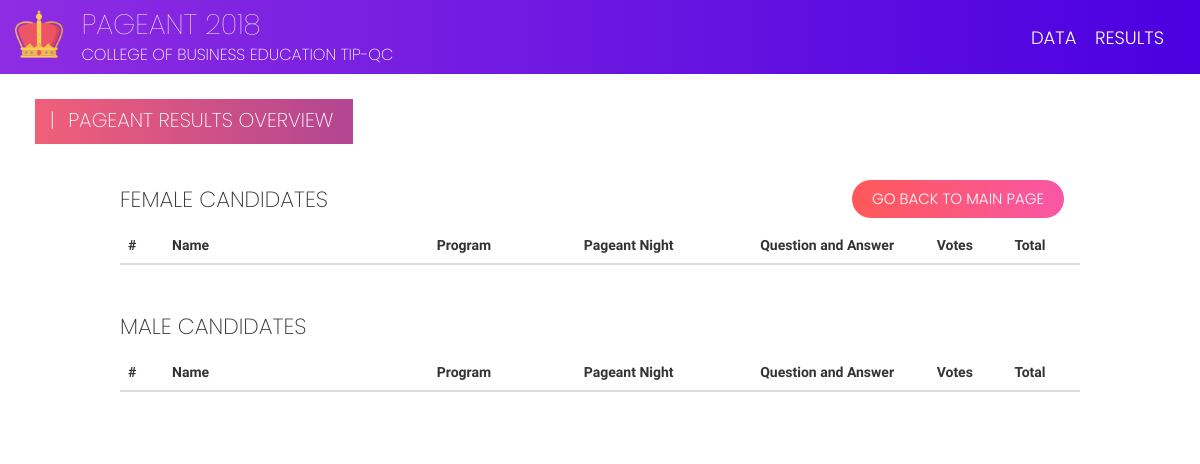
Page /candidates/pageant_result_overview/ (signed in) on the earlier database version.
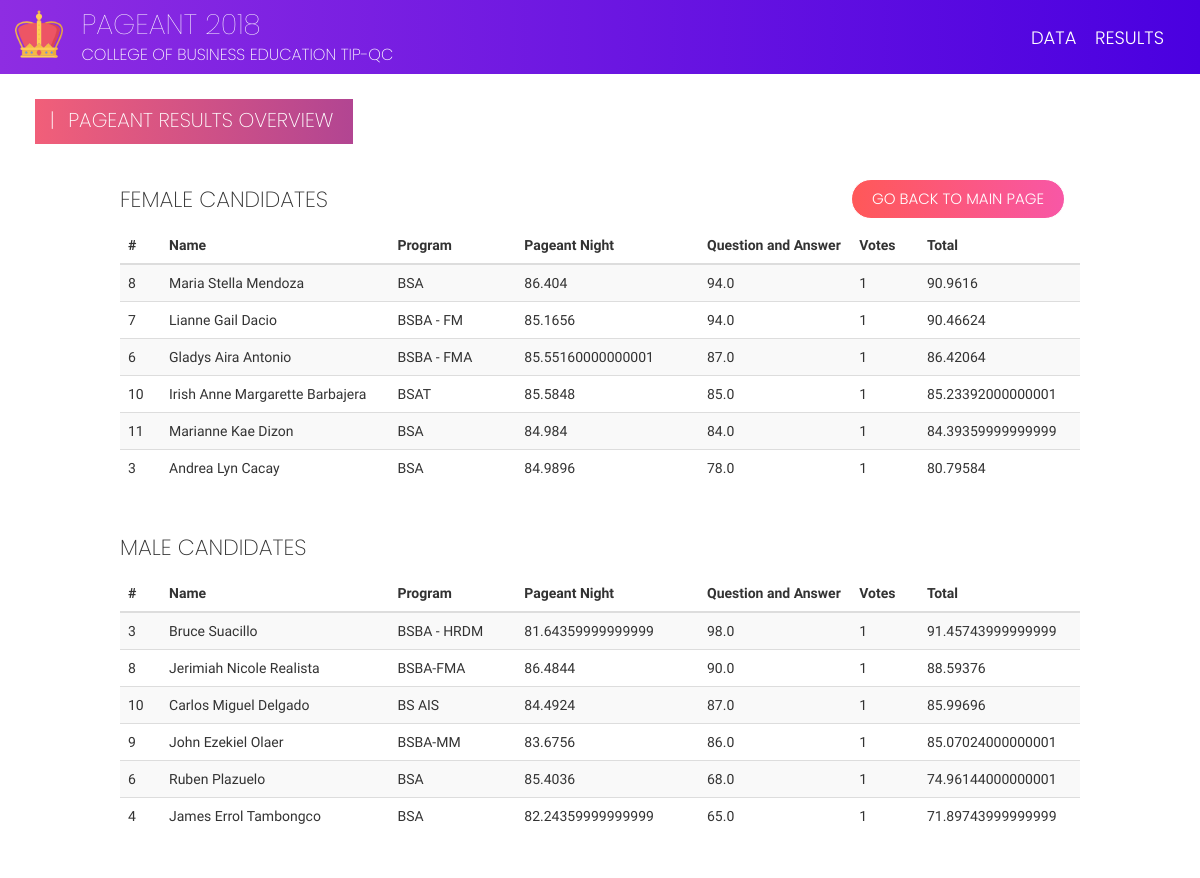
Same page on the later database version.
### candidates/models.py (models this page shows, shortened)
class PageantResult(models.Model):
    candidate = models.OneToOneField(RankSix, on_delete=models.CASCADE)
    pageant_night = models.FloatField(validators=[MaxValueValidator(100), MinValueValidator(0)])
    question_and_answer = models.FloatField(validators=[MaxValueValidator(100), MinValueValidator(0)])
    votes = models.IntegerField(default=0)
    total = models.FloatField(default=0, validators=[MaxValueValidator(100), MinValueValidator(0)])

class RankSix(models.Model):
    candidate = models.OneToOneField(Candidate, on_delete=models.CASCADE)

class Candidate(models.Model):
    idx = models.IntegerField(null=True)
    picture = models.ImageField(default="default.png")
    first_name = models.CharField(max_length=50)
    last_name = models.CharField(max_length=50)
    program = models.CharField(max_length=50)
    sex = models.CharField(max_length=8, choices=(('Male', 'Male'), ('Female', 'Female')))
    order = models.IntegerField(null=True)
    class Meta:
        ordering = ('idx', 'sex')

### candidates/views.py (the view)
# urls.py: path('pageant_result_overview/', views.pageant_result_overview, name='pageant_result_overview'),
@login_required(login_url='admin:login')
def pageant_result_overview(request):
    data = PageantResult.objects.all().order_by('-total')
    logger.info(data)
    return render(request, 'candidates/pageant_result_overview.html', {'data': data })

### candidates/templates/candidates/pageant_result_overview.html
{% extends 'add.html' %}
{% load static %}
{% block form %}
<link href="{% static 'css/add.css' %}" rel="stylesheet"/>
<div class="page-label-box">
    <h2 class="page-label">|<span style="padding-right: 8px;">  </span>Pageant Results Overview</h2>
</div>
<a id="btn-transact" class="btn btn-x btn-t-x" href="{% url 'candidates:index' %}">Go Back To Main Page</a>
<div class="row" id="table-content">
    <h3 class="table-label-x">Female Candidates</h3>
    <table class="table table-striped">
        <thead>
        <tr>
            <th scope="col" style="width: 3%;">#</th>
            <th scope="col" style="width: 18%;">Name</th>
            <th scope="col" style="width: 10%;">Program</th>
            <th scope="col" style="width: 12%;">Pageant Night</th>
            <th scope="col" style="width: 12%;">Question and Answer</th>
            <th scope="col" style="width: 5%;">Votes</th>
            <th scope="col" style="width: 5%;">Total</th>
        </tr>
        </thead>
        <tbody>
        {% for each in data %}
        {% if each.candidate.candidate.sex == 'Female' %}
        <tr>
            <th scope="row">{{ each.candidate.candidate.idx }}</th>
            <td>{{ each.candidate.candidate.first_name }}<span> </span>{{ each.candidate.candidate.last_name }}</td>
            <td>{{ each.candidate.candidate.program }}</td>
            <td>{{ each.pageant_night }}</td>
            <td>{{ each.question_and_answer }}</td>
            <td>{{ each.votes }}</td>
            <td>{{ each.total }}</td>
        </tr>
        {% endif %}
        {% endfor %}
        </tbody>
    </table>
    <h3 class="table-label-x table-label-male">Male Candidates</h3>
    <table class="table table-striped">
        <thead>
        <tr>
            <th scope="col" style="width: 3%;">#</th>
            <th scope="col" style="width: 18%;">Name</th>
            <th scope="col" style="width: 10%;">Program</th>
            <th scope="col" style="width: 12%;">Pageant Night</th>
            <th scope="col" style="width: 12%;">Question and Answer</th>
            <th scope="col" style="width: 5%;">Votes</th>
            <th scope="col" style="width: 5%;">Total</th>
        </tr>
        </thead>
        <tbody>
        {% for each in data %}
        {% if each.candidate.candidate.sex == 'Male' %}
        <tr>
            <th scope="row">{{ each.candidate.candidate.idx }}</th>
            <td>{{ each.candidate.candidate.first_name }}<span> </span>{{ each.candidate.candidate.last_name }}</td>
            <td>{{ each.candidate.candidate.program }}</td>
            <td>{{ each.pageant_night }}</td>
            <td>{{ each.question_and_answer }}</td>
            <td>{{ each.votes }}</td>
            <td>{{ each.total }}</td>
        </tr>
        {% endif %}
        {% endfor %}
        </tbody>
    </table>
</div>
{% endblock %}

Differences in the rows shown:
added PageantResult: candidate.candidate.idx "8", candidate.candidate.first_name "Maria Stella", candidate.candidate.last_name "Mendoza", candidate.candidate.program "BSA", pageant_night "86.404", question_and_answer "94.0", votes "1", total "90.9616", shown under "FEMALE CANDIDATES"
added PageantResult: candidate.candidate.idx "7", candidate.candidate.first_name "Lianne Gail", candidate.candidate.last_name "Dacio", candidate.candidate.program "BSBA - FM", pageant_night "85.1656", question_and_answer "94.0", votes "1", total "90.46624", shown under "FEMALE CANDIDATES"
added PageantResult: candidate.candidate.idx "6", candidate.candidate.first_name "Gladys Aira", candidate.candidate.last_name "Antonio", candidate.candidate.program "BSBA - FMA", pageant_night "85.55160000000001", question_and_answer "87.0", votes "1", total "86.42064", shown under "FEMALE CANDIDATES"
added PageantResult: candidate.candidate.idx "10", candidate.candidate.first_name "Irish Anne Margarette", candidate.candidate.last_name "Barbajera", candidate.candidate.program "BSAT", pageant_night "85.5848", question_and_answer "85.0", votes "1", total "85.23392000000001", shown under "FEMALE CANDIDATES"
added PageantResult: candidate.candidate.idx "11", candidate.candidate.first_name "Marianne Kae", candidate.candidate.last_name "Dizon", candidate.candidate.program "BSA", pageant_night "84.984", question_and_answer "84.0", votes "1", total "84.39359999999999", shown under "FEMALE CANDIDATES"
added PageantResult: candidate.candidate.idx "3", candidate.candidate.first_name "Andrea Lyn", candidate.candidate.last_name "Cacay", candidate.candidate.program "BSA", pageant_night "84.9896", question_and_answer "78.0", votes "1", total "80.79584", shown under "FEMALE CANDIDATES"
added PageantResult: candidate.candidate.idx "3", candidate.candidate.first_name "Bruce", candidate.candidate.last_name "Suacillo", candidate.candidate.program "BSBA - HRDM", pageant_night "81.64359999999999", question_and_answer "98.0", votes "1", total "91.45743999999999", shown under "MALE CANDIDATES"
added PageantResult: candidate.candidate.idx "8", candidate.candidate.first_name "Jerimiah Nicole", candidate.candidate.last_name "Realista", candidate.candidate.program "BSBA-FMA", pageant_night "86.4844", question_and_answer "90.0", votes "1", total "88.59376", shown under "MALE CANDIDATES"
added PageantResult: candidate.candidate.idx "10", candidate.candidate.first_name "Carlos Miguel", candidate.candidate.last_name "Delgado", candidate.candidate.program "BS AIS", pageant_night "84.4924", question_and_answer "87.0", votes "1", total "85.99696", shown under "MALE CANDIDATES"
added PageantResult: candidate.candidate.idx "9", candidate.candidate.first_name "John Ezekiel", candidate.candidate.last_name "Olaer", candidate.candidate.program "BSBA-MM", pageant_night "83.6756", question_and_answer "86.0", votes "1", total "85.07024000000001", shown under "MALE CANDIDATES"
added PageantResult: candidate.candidate.idx "6", candidate.candidate.first_name "Ruben", candidate.candidate.last_name "Plazuelo", candidate.candidate.program "BSA", pageant_night "85.4036", question_and_answer "68.0", votes "1", total "74.96144000000001", shown under "MALE CANDIDATES"
added PageantResult: candidate.candidate.idx "4", candidate.candidate.first_name "James Errol", candidate.candidate.last_name "Tambongco", candidate.candidate.program "BSA", pageant_night "82.24359999999999", question_and_answer "65.0", votes "1", total "71.89743999999999", shown under "MALE CANDIDATES"
